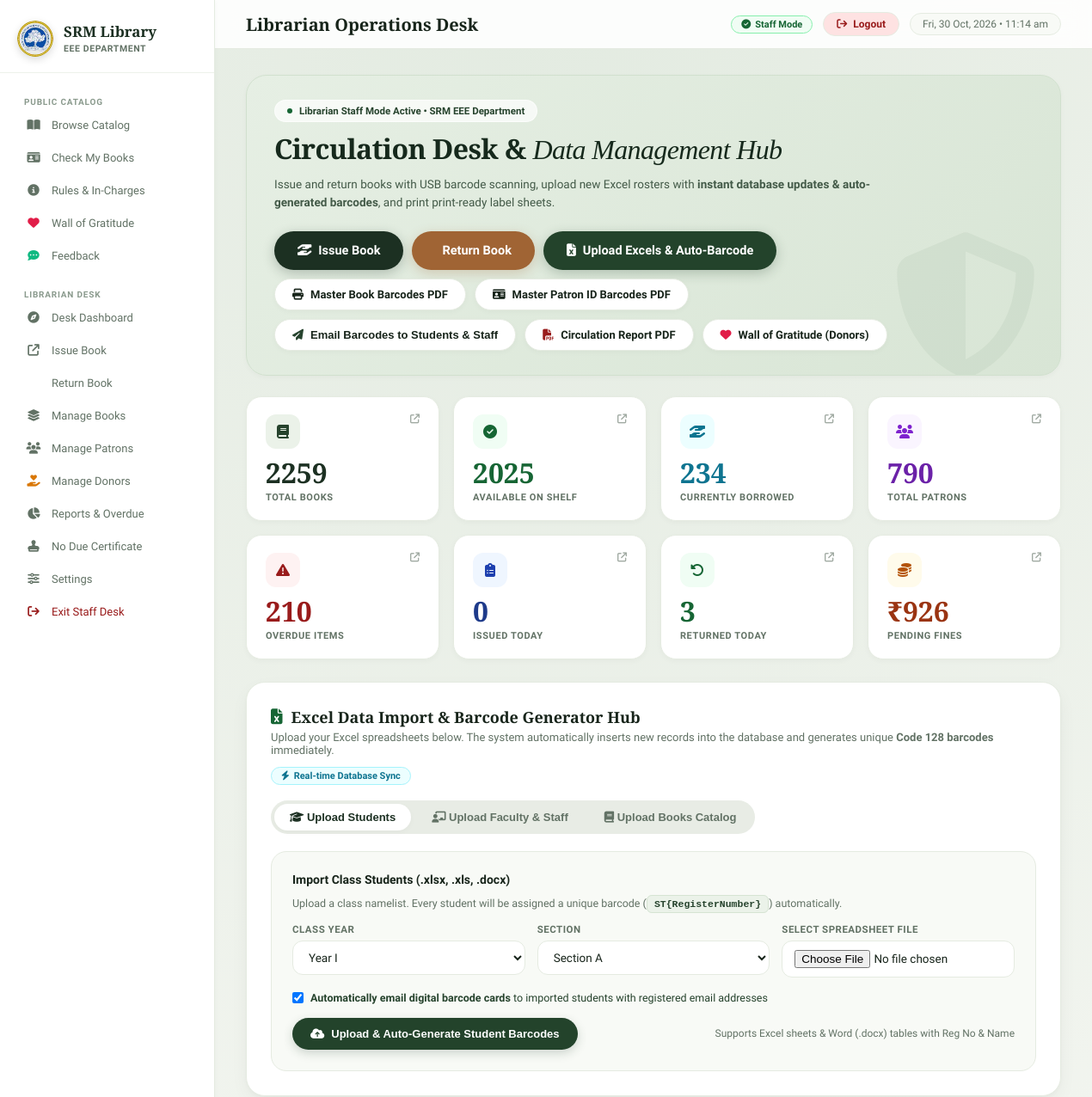
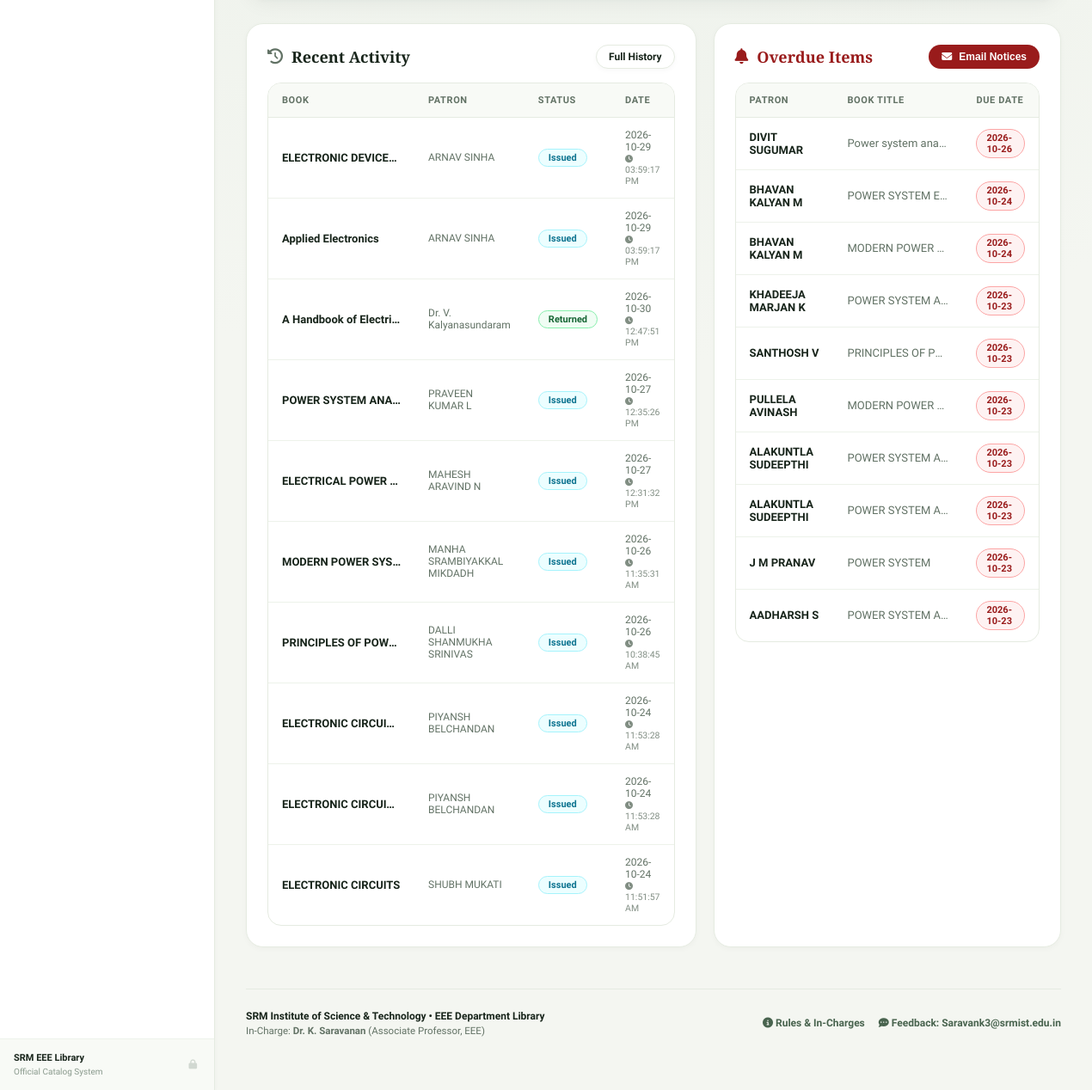
Page /librarian (signed in) on the committed database (2 pictures, top to bottom).
### tables this page shows
CREATE TABLE "transactions" (
                    id INTEGER PRIMARY KEY AUTOINCREMENT,
                    book_id INTEGER NOT NULL,
                    patron_id INTEGER NOT NULL,
                    issue_date TEXT NOT NULL,
                    issue_time TEXT,
                    due_date TEXT NOT NULL,
                    return_date TEXT,
                    return_time TEXT,
                    fine_amount REAL DEFAULT 0.0,
                    fine_paid INTEGER DEFAULT 0,
                    notes TEXT,
                    status TEXT DEFAULT 'issued',
                    FOREIGN KEY (book_id) REFERENCES books(id) ON DELETE CASCADE,
                    FOREIGN KEY (patron_id) REFERENCES patrons(id) ON DELETE CASCADE
                );

CREATE TABLE books (
            id INTEGER PRIMARY KEY AUTOINCREMENT,
            barcode TEXT UNIQUE NOT NULL,
            account_number TEXT,
            title TEXT NOT NULL,
            publisher TEXT,
            authors TEXT,
            edition TEXT,
            status TEXT DEFAULT 'available',
            added_date TEXT DEFAULT (datetime('now','localtime'))
        );

CREATE TABLE patrons (
            id INTEGER PRIMARY KEY AUTOINCREMENT,
            barcode TEXT UNIQUE NOT NULL,
            register_number TEXT UNIQUE,
            name TEXT NOT NULL,
            patron_type TEXT DEFAULT 'student',
            year TEXT,
            section TEXT,
            mobile TEXT,
            email TEXT,
            parent_mobile TEXT,
            parent_email TEXT,
            added_date TEXT DEFAULT (datetime('now','localtime'))
        , designation TEXT, no_due_emailed_at TEXT);

### webapp/app.py (the view)
@app.route("/librarian")
def librarian_page():
    if not require_staff():
        return redirect(url_for("staff_login", next=request.path))
    stats = get_dashboard_stats()
    overdue = get_overdue_transactions()[:10]
    recent = get_transaction_history(limit=10)
    return render_template("librarian.html", stats=stats, overdue=overdue, recent=recent)

### webapp/templates/librarian.html (shortened to what this page needs)
{% extends "base.html" %}
{% block page_title %}Librarian Operations Desk{% endblock %}
{% block content %}
<div class="hero-card" style="background: linear-gradient(135deg, #E6EFE4 0%, #D8E5D5 100%); border: 1px solid #D1E0CE; border-radius: 24px; padding: 28px 32px; margin-bottom: 24px; position: relative; overflow: hidden; box-shadow: var(--shadow-sm);">
 <div style="max-width: 720px; position: relative; z-index: 2;">
 <div style="display:inline-flex; align-items:center; gap:8px; background: rgba(255,255,255,0.7); backdrop-filter: blur(8px); padding: 5px 14px; border-radius: 9999px; font-size: 11.5px; font-weight: 600; color: var(--accent-text); margin-bottom: 12px; border: 1px solid rgba(255,255,255,0.6);">
 <span style="width:6px; height:6px; background:#166534; border-radius:50%;"></span> Librarian Staff Mode Active • SRM EEE Department
 </div>
 <h1 class="serif-heading" style="font-size: 32px; line-height: 1.18; color: #16291C; margin-bottom: 10px;">
 Circulation Desk & <em>Data Management Hub</em>
 </h1>
 <p style="font-size: 13.5px; line-height: 1.6; color: #435A48; margin-bottom: 22px;">
 Issue and return books with USB barcode scanning, upload new Excel rosters with <strong>instant database updates & auto-generated barcodes</strong>, and print print-ready label sheets.
 </p>
 <div style="display:flex; gap:10px; flex-wrap:wrap;">
 <a href="/issue" class="btn btn-primary btn-lg" style="box-shadow: 0 4px 14px rgba(28,48,34,0.25);">
 <i class="fa fa-hand-holding-hand"></i> Issue Book
 </a>
 <a href="/return" class="btn btn-warning btn-lg" style="box-shadow: 0 4px 14px rgba(160,100,52,0.25);">
  Return Book
 </a>
 <a href="#excel-hub" class="btn btn-success btn-lg" style="box-shadow: 0 4px 14px rgba(35,67,43,0.25);">
 <i class="fa fa-file-excel"></i> Upload Excels & Auto-Barcode
 </a>
 <a href="/books/barcodes" class="btn btn-outline" style="background:#fff;">
 <i class="fa fa-print"></i> Master Book Barcodes PDF
 </a>
 <a href="/patrons/barcodes" class="btn btn-outline" style="background:#fff;">
 <i class="fa fa-id-card"></i> Master Patron ID Barcodes PDF
 </a>
 <button type="button" class="btn btn-outline" style="background:#fff; cursor:pointer;" onclick="openModal('batchEmailModal')">
 <i class="fa fa-paper-plane" style="color:var(--accent-text);"></i> Email Barcodes to Students & Staff
 </button>
 <a href="/reports/pdf?download=1" class="btn btn-outline" style="background:#fff;">
 <i class="fa fa-file-pdf" style="color:#991B1B;"></i> Circulation Report PDF
 </a>
 <a href="/gratitude/manage" class="btn btn-outline" style="background:#fff;">
 <i class="fa fa-heart" style="color:#E11D48;"></i> Wall of Gratitude (Donors)
 </a>
 </div>
 </div>
 <div style="position: absolute; right: 25px; bottom: -25px; font-size: 170px; color: rgba(43, 70, 48, 0.05); pointer-events: none; z-index: 1;">
 <i class="fa fa-shield-halved"></i>
 </div>
</div>
<div class="stats-grid" id="statsGrid">
 <a href="/books" class="stat-card" title="Click to view all catalog books">
 <div style="display:flex; justify-content:space-between; align-items:flex-start;">
 <div class="icon-pill"><i class="fa fa-book"></i></div>
 <i class="fa fa-arrow-up-right-from-square" style="font-size:11px; color:var(--muted); opacity:0.6;"></i>
 </div>
 <div class="num" id="s-total_books">{{ stats.total_books }}</div>
 <div class="lbl">Total Books</div>
 </a>
 <a href="/books?status=available" class="stat-card" title="Click to view available books on shelf">
 <div style="display:flex; justify-content:space-between; align-items:flex-start;">
 <div class="icon-pill" style="background:#F0FDF4; color:#166534;"><i class="fa fa-circle-check"></i></div>
 <i class="fa fa-arrow-up-right-from-square" style="font-size:11px; color:var(--muted); opacity:0.6;"></i>
 </div>
 <div class="num c-green" id="s-available_books">{{ stats.available_books }}</div>
 <div class="lbl">Available on Shelf</div>
 </a>
 <a href="/books?status=issued" class="stat-card" title="Click to view currently borrowed books">
 <div style="display:flex; justify-content:space-between; align-items:flex-start;">
 <div class="icon-pill" style="background:#ECFEFF; color:#0E7490;"><i class="fa fa-hand-holding-hand"></i></div>
 <i class="fa fa-arrow-up-right-from-square" style="font-size:11px; color:var(--muted); opacity:0.6;"></i>
 </div>
 <div class="num c-cyan" id="s-issued_books">{{ stats.issued_books }}</div>
 <div class="lbl">Currently Borrowed</div>
 </a>
 <a href="/patrons" class="stat-card" title="Click to view all patrons (students & staff)">
 <div style="display:flex; justify-content:space-between; align-items:flex-start;">
 <div class="icon-pill" style="background:#FAF5FF; color:#7E22CE;"><i class="fa fa-users"></i></div>
 <i class="fa fa-arrow-up-right-from-square" style="font-size:11px; color:var(--muted); opacity:0.6;"></i>
 </div>
 <div class="num c-purple" id="s-total_patrons">{{ stats.total_patrons }}</div>
 <div class="lbl">Total Patrons</div>
 </a>
 <a href="/reports" class="stat-card" title="Click to view overdue books and fines">
 <div style="display:flex; justify-content:space-between; align-items:flex-start;">
 <div class="icon-pill" style="background:#FEF2F2; color:#991B1B;"><i class="fa fa-triangle-exclamation"></i></div>
 <i class="fa fa-arrow-up-right-from-square" style="font-size:11px; color:var(--muted); opacity:0.6;"></i>
 </div>
 <div class="num c-red" id="s-overdue">{{ stats.overdue }}</div>
 <div class="lbl">Overdue Items</div>
 </a>
 <a href="/reports" class="stat-card" title="Click to view recent circulation activity">
 <div style="display:flex; justify-content:space-between; align-items:flex-start;">
 <div class="icon-pill" style="background:#EFF6FF; color:#1E40AF;"><i class="fa fa-clipboard-list"></i></div>
 <i class="fa fa-arrow-up-right-from-square" style="font-size:11px; color:var(--muted); opacity:0.6;"></i>
 </div>
 <div class="num c-blue" id="s-issued_today">{{ stats.issued_today }}</div>
 <div class="lbl">Issued Today</div>
 </a>
 <a href="/reports" class="stat-card" title="Click to view returned items & borrowing history">
 <div style="display:flex; justify-content:space-between; align-items:flex-start;">
 <div class="icon-pill" style="background:#F0FDF4; color:#166534;"><i class="fa fa-rotate-left"></i></div>
 <i class="fa fa-arrow-up-right-from-square" style="font-size:11px; color:var(--muted); opacity:0.6;"></i>
 </div>
 <div class="num c-green" id="s-returned_today">{{ stats.returned_today }}</div>
 <div class="lbl">Returned Today</div>
 </a>
 <a href="/reports" class="stat-card" title="Click to view pending fine details">
 <div style="display:flex; justify-content:space-between; align-items:flex-start;">
 <div class="icon-pill" style="background:#FFFBEB; color:#B45309;"><i class="fa fa-coins"></i></div>
 <i class="fa fa-arrow-up-right-from-square" style="font-size:11px; color:var(--muted); opacity:0.6;"></i>
 </div>
 <div class="num c-yellow" id="s-pending_fines">₹{{ "%.0f"|format(stats.pending_fines) }}</div>
 <div class="lbl">Pending Fines</div>
 </a>
</div>
<div class="card" id="excel-hub" style="margin-bottom:28px; border-radius:22px; padding:28px; box-shadow:var(--shadow-md);">
 <div style="display:flex; justify-content:space-between; align-items:center; flex-wrap:wrap; gap:12px; margin-bottom:18px;">
 <div>
 <div class="card-title" style="margin-bottom:4px;">
 <i class="fa fa-file-excel" style="color:#166534;"></i> Excel Data Import & Barcode Generator Hub
 </div>
 <p style="font-size:13px; color:var(--muted);">
 Upload your Excel spreadsheets below. The system automatically inserts new records into the database and generates unique <strong>Code 128 barcodes</strong> immediately.
 </p>
 </div>
 <span class="badge badge-info"><i class="fa fa-bolt"></i> Real-time Database Sync</span>
 </div>
 <div class="tab-bar" style="margin-bottom:20px;">
 <button class="tab-btn active" data-tab="tab-imp-students"><i class="fa fa-graduation-cap"></i> Upload Students</button>
 <button class="tab-btn" data-tab="tab-imp-staff"><i class="fa fa-chalkboard-user"></i> Upload Faculty & Staff</button>
 <button class="tab-btn" data-tab="tab-imp-books"><i class="fa fa-book"></i> Upload Books Catalog</button>
 </div>
 <div class="tab-pane active" id="tab-imp-students">
 <form id="studentImportForm" onsubmit="handleStudentUpload(event)" style="background:var(--card2); border:1px solid var(--border); border-radius:18px; padding:24px;">
 <div style="font-weight:700; font-size:14px; margin-bottom:12px; color:var(--text);">
 Import Class Students (.xlsx, .xls, .docx)
 </div>
 <p style="font-size:12.5px; color:var(--muted); margin-bottom:16px;">
 Upload a class namelist. Every student will be assigned a unique barcode (<code>ST{RegisterNumber}</code>) automatically.
 </p>
 <div class="form-row cols-3" style="margin-bottom:16px;">
 <div class="form-group" style="margin-bottom:0;">
 <label>Class Year</label>
 <select name="year" class="form-control" required>
 <option value="I">Year I</option>
 </select>
 </div>
 <div class="form-group" style="margin-bottom:0;">
 <label>Section</label>
 <select name="section" class="form-control" required>
 <option value="A">Section A</option>
 </select>
 </div>
 <div class="form-group" style="margin-bottom:0;">
 <label>Select Spreadsheet File</label>
 <input type="file" name="file" class="form-control" accept=".xlsx,.xls,.docx" required>
 </div>
 </div>
 <div style="margin-top:12px;">
 <label style="display:flex; align-items:center; gap:8px; font-size:12.5px; color:var(--accent-text); cursor:pointer;">
 <input type="checkbox" name="auto_email" value="1" checked>
 <span><strong>Automatically email digital barcode cards</strong> to imported students with registered email addresses</span>
 </label>
 </div>
 <div style="display:flex; justify-content:space-between; align-items:center; flex-wrap:wrap; gap:12px; margin-top:16px;">
 <button type="submit" id="btnStudentImport" class="btn btn-success">
 <i class="fa fa-cloud-arrow-up"></i> Upload & Auto-Generate Student Barcodes
 </button>
 <span style="font-size:12px; color:var(--muted);">Supports Excel sheets & Word (.docx) tables with Reg No & Name</span>
 </div>
 </form>
 </div>
</div>
<div class="two-col">
 <div class="card" style="border-radius:20px;">
 <div style="display:flex; justify-content:space-between; align-items:center; margin-bottom:16px;">
 <div class="card-title" style="margin-bottom:0;">
 <i class="fa fa-clock-rotate-left" style="color:var(--muted);"></i> Recent Activity
 </div>
 <a href="/reports" class="btn btn-outline btn-sm">Full History</a>
 </div>
 <div class="table-wrap">
 <table>
 <thead><tr><th>Book</th><th>Patron</th><th>Status</th><th>Date</th></tr></thead>
 <tbody>
 {% for txn in recent %}
 <tr>
 <td style="max-width:170px; overflow:hidden; text-overflow:ellipsis; white-space:nowrap; font-weight:600;" title="{{ txn.book_title }}">{{ txn.book_title[:42] }}</td>
 <td style="color:var(--muted); font-size:12px;">{{ txn.patron_name }}</td>
 <td>
 {% if txn.status == 'returned' %}
 <span class="badge badge-success">Returned</span>
 {% else %}
 <span class="badge badge-info">Issued</span>
 {% endif %}
 </td>
 <td style="color:var(--muted); font-size:12px;">
 <div>{{ txn.return_date or txn.issue_date }}</div>
 {% set time_val = txn.return_time if txn.status == 'returned' else txn.issue_time %}
 {% if time_val %}<div style="font-size:10.5px; opacity:0.8;"><i class="fa fa-clock" style="font-size:9px;"></i> {{ time_val }}</div>{% endif %}
 </td>
 </tr>
 {% else %}
 <tr><td colspan="4" style="text-align:center; color:var(--muted); padding:28px;">No transactions recorded yet</td></tr>
 {% endfor %}
 </tbody>
 </table>
 </div>
 </div>
 <div class="card" style="border-radius:20px;">
 <div style="display:flex; justify-content:space-between; align-items:center; margin-bottom:16px;">
 <div class="card-title" style="margin-bottom:0; color:var(--danger);">
 <i class="fa fa-bell"></i> Overdue Items
 </div>
 {% if overdue %}
 <button class="btn btn-danger btn-sm" onclick="sendOverdueEmails()"><i class="fa fa-envelope"></i> Email Notices</button>
 {% endif %}
 </div>
 <div class="table-wrap">
 <table>
 <thead><tr><th>Patron</th><th>Book Title</th><th>Due Date</th></tr></thead>
 <tbody>
 {% for txn in overdue %}
 <tr>
 <td style="font-weight:600;">{{ txn.patron_name }}</td>
 <td style="max-width:150px; overflow:hidden; text-overflow:ellipsis; white-space:nowrap; color:var(--muted);">{{ txn.book_title[:40] }}</td>
 <td><span class="badge badge-danger">{{ txn.due_date }}</span></td>
 </tr>
 {% else %}
 <tr><td colspan="3" style="text-align:center; color:var(--success); padding:28px; font-weight:500;">All books are on schedule — zero overdue items!</td></tr>
 {% endfor %}
 </tbody>
 </table>
 </div>
 </div>
</div>
{% endblock %}

### rows in the picture
transactions: title "ELECTRONIC DEVICE…", patron_name "ARNAV SINHA", status "Issued", issue_date "2026-10-29", issue_time "03:59:17 PM"
transactions: title "Applied Electronics", patron_name "ARNAV SINHA", status "Issued", issue_date "2026-10-29", issue_time "03:59:17 PM"
transactions: title "A Handbook of Electri…", patron_name "Dr. V. Kalyanasundaram", status "Returned", return_date "2026-10-30", return_time "12:47:51 PM"
transactions: title "POWER SYSTEM ANA…", patron_name "PRAVEEN KUMAR L", status "Issued", issue_date "2026-10-27", issue_time "12:35:26 PM"
transactions: title "ELECTRICAL POWER…", patron_name "MAHESH ARAVIND N", status "Issued", issue_date "2026-10-27", issue_time "12:31:32 PM"
transactions: title "MODERN POWER SY…", patron_name "MANHA SRAMBIYAKKAL MIKDADH", status "Issued", issue_date "2026-10-26", issue_time "11:35:31 AM"
transactions: title "PRINCIPLES OF POW…", patron_name "DALLI SHANMUKHA SRINIVAS", status "Issued", issue_date "2026-10-26", issue_time "10:38:45 AM"
transactions: title "ELECTRONIC CIRCUI…", patron_name "PIYANSH BELCHANDAN", status "Issued", issue_date "2026-10-24", issue_time "11:53:28 AM"
transactions: title "ELECTRONIC CIRCUI…", patron_name "PIYANSH BELCHANDAN", status "Issued", issue_date "2026-10-24", issue_time "11:53:28 AM"
transactions: title "ELECTRONIC CIRCUITS", patron_name "SHUBH MUKATI", status "Issued", issue_date "2026-10-24", issue_time "11:51:57 AM"
transactions: patron_name "DIVIT SUGUMAR", title "Power system ana…", due_date "2026-10-26"
transactions: patron_name "BHAVAN KALYAN M", title "POWER SYSTEM E…", due_date "2026-10-24"
transactions: patron_name "BHAVAN KALYAN M", title "MODERN POWER…", due_date "2026-10-24"
transactions: patron_name "KHADEEJA MARJAN K", title "POWER SYSTEM A…", due_date "2026-10-23"
transactions: patron_name "SANTHOSH V", title "PRINCIPLES OF P…", due_date "2026-10-23"
transactions: patron_name "PULLELA AVINASH", title "MODERN POWER…", due_date "2026-10-23"
transactions: patron_name "ALAKUNTLA SUDEEPTHI", title "POWER SYSTEM A…", due_date "2026-10-23"
transactions: patron_name "ALAKUNTLA SUDEEPTHI", title "POWER SYSTEM A…", due_date "2026-10-23"
transactions: patron_name "J M PRANAV", title "POWER SYSTEM", due_date "2026-10-23"
transactions: patron_name "AADHARSH S", title "POWER SYSTEM A…", due_date "2026-10-23"

### other values in the picture
{{ stats.total_books }} "2259"
{{ stats.available_books }} "2025"
{{ stats.issued_books }} "234"
{{ stats.total_patrons }} "790"
{{ stats.overdue }} "210"
{{ stats.issued_today }} "0"
{{ stats.returned_today }} "3"
{{ "%.0f"|format(stats.pending_fines) }} "926"
